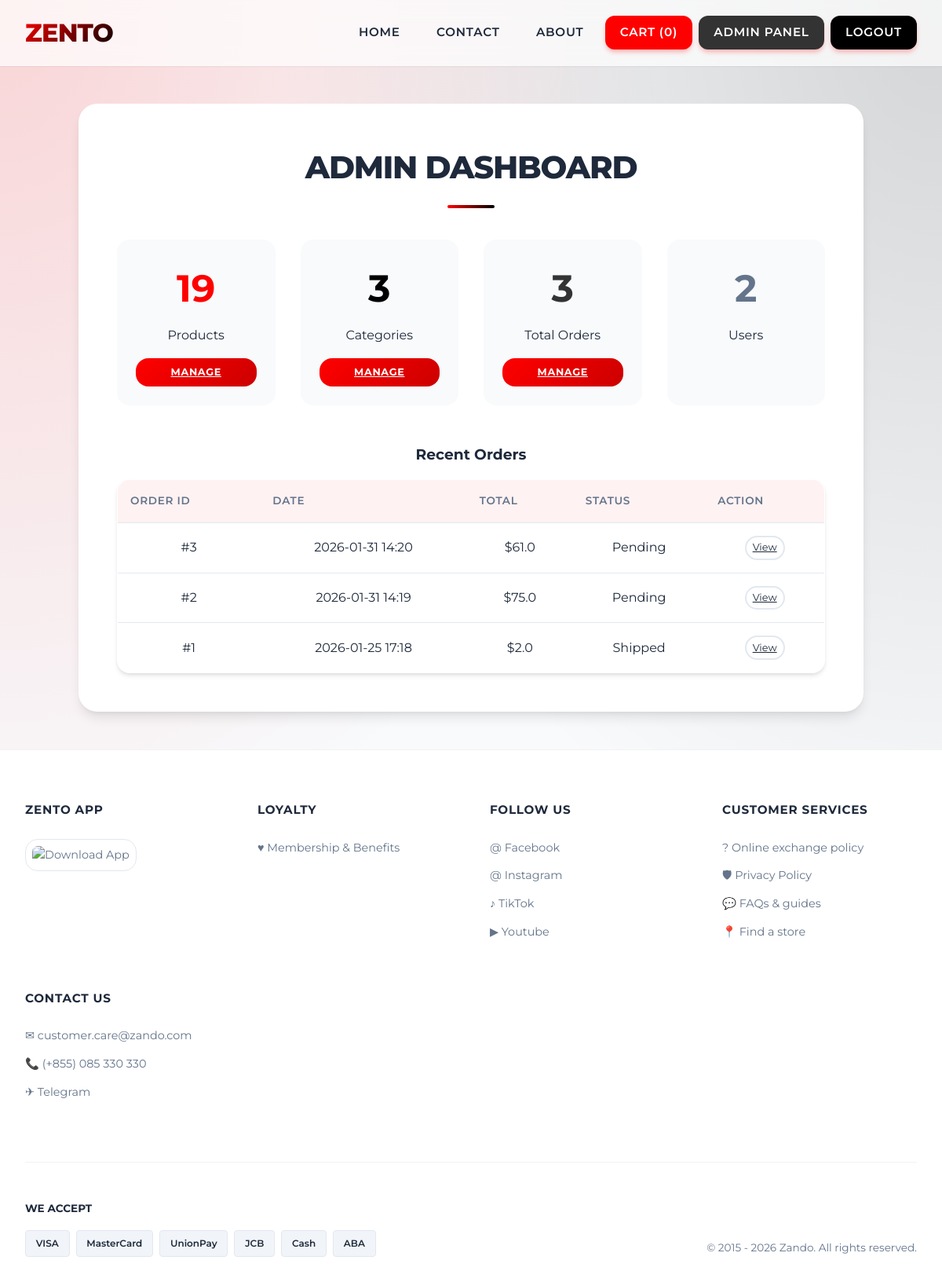
The page /admin/ (signed in) on the database its author committed.
### models.py (models this page shows)
class Order(db.Model):
    id = db.Column(db.Integer, primary_key=True)
    user_id = db.Column(db.Integer, db.ForeignKey('user.id'), nullable=False)
    date_ordered = db.Column(db.DateTime, nullable=False, default=db.func.current_timestamp())
    total_price = db.Column(db.Float, nullable=False)
    status = db.Column(db.String(20), default='Pending')
    user = db.relationship('User', backref=db.backref('orders', lazy=True))
    items = db.relationship('OrderItem', backref='order', lazy=True)

### admin/routes.py (the view)
@bp.route('/')
def dashboard():
    product_count = Product.query.count()
    category_count = Category.query.count()
    order_count = Order.query.count()
    user_count = User.query.count()
    recent_orders = Order.query.order_by(Order.date_ordered.desc()).limit(5).all()
    return render_template('admin/dashboard.html',
                           product_count=product_count,
                           category_count=category_count,
                           order_count=order_count,
                           user_count=user_count,
                           recent_orders=recent_orders)

### admin/routes.py (called while the page is built)
@bp.before_request
@login_required
def require_admin():
    if not current_user.is_admin:
        flash('Access denied. Admin privileges required.')
        return redirect(url_for('main.home'))

### models.py (called while the page is built)
@login_manager.user_loader
def load_user(user_id):
    return User.query.get(int(user_id))

### templates/admin/dashboard.html (shortened to what this page needs)
{% extends "master.html" %}
{% block content %}
<div class="result-card" style="max-width: 1000px;">
    <h2>Admin Dashboard</h2>
    <div
        style="display: grid; grid-template-columns: repeat(auto-fit, minmax(200px, 1fr)); gap: 2rem; margin-bottom: 3rem;">
        <div
            style="background: var(--background); padding: 1.5rem; border-radius: var(--radius-lg); text-align: center;">
            <h3 style="font-size: 3rem; color: var(--primary); margin-bottom: 0.5rem;">{{ product_count }}</h3>
            <p>Products</p>
            <a href="{{ url_for('admin.products') }}" class="btn-primary"
                style="margin-top: 1rem; font-size: 0.8rem; padding: 0.5rem 1rem;">Manage</a>
        </div>
        <div
            style="background: var(--background); padding: 1.5rem; border-radius: var(--radius-lg); text-align: center;">
            <h3 style="font-size: 3rem; color: var(--secondary); margin-bottom: 0.5rem;">{{ category_count }}</h3>
            <p>Categories</p>
            <a href="{{ url_for('admin.categories') }}" class="btn-primary"
                style="margin-top: 1rem; font-size: 0.8rem; padding: 0.5rem 1rem;">Manage</a>
        </div>
        <div
            style="background: var(--background); padding: 1.5rem; border-radius: var(--radius-lg); text-align: center;">
            <h3 style="font-size: 3rem; color: var(--accent); margin-bottom: 0.5rem;">{{ order_count }}</h3>
            <p>Total Orders</p>
            <a href="{{ url_for('admin.orders') }}" class="btn-primary"
                style="margin-top: 1rem; font-size: 0.8rem; padding: 0.5rem 1rem;">Manage</a>
        </div>
        <div
            style="background: var(--background); padding: 1.5rem; border-radius: var(--radius-lg); text-align: center;">
            <h3 style="font-size: 3rem; color: var(--text-light); margin-bottom: 0.5rem;">{{ user_count }}</h3>
            <p>Users</p>
        </div>
    </div>
    <h3>Recent Orders</h3>
    <table>
        <thead>
            <tr>
                <th>Order ID</th>
                <th>Date</th>
                <th>Total</th>
                <th>Status</th>
                <th>Action</th>
            </tr>
        </thead>
        <tbody>
            {% for order in recent_orders %}
            <tr>
                <td>#{{ order.id }}</td>
                <td>{{ order.date_ordered.strftime('%Y-%m-%d %H:%M') }}</td>
                <td>${{ order.total_price }}</td>
                <td>{{ order.status }}</td>
                <td><a href="{{ url_for('admin.order_details', id=order.id) }}" class="btn-secondary"
                        style="padding: 0.2rem 0.5rem; font-size: 0.8rem;">View</a></td>
            </tr>
            {% else %}
            <tr>
                <td colspan="5">No orders found.</td>
            </tr>
            {% endfor %}
        </tbody>
    </table>
</div>
{% endblock %}

### static/style.css (style rules this page uses)
:root { --primary: #ff0000; --primary-dark: #cc0000; --secondary: #000000; --accent: #333333; --background: #f8fafc; --surface: #ffffff; --text-main: #1e293b; --text-light: #64748b; --success: #10b981; --error: #ef4444; --glass: rgba(255, 255, 255, 0.7); --glass-border: rgba(255, 255, 255, 0.5); --shadow-sm: 0 1px 2px 0 rgba(0, 0, 0, 0.05); --shadow-md: 0 4px 6px -1px rgba(0, 0, 0, 0.1), 0 2px 4px -1px rgba(0, 0, 0, 0.06); --shadow-lg: 0 10px 15px -3px rgba(0, 0, 0, 0.1), 0 4px 6px -2px rgba(0, 0, 0, 0.05); --radius-lg: 1rem; --radius-xl: 1.5rem; }
* { margin: 0; padding: 0; box-sizing: border-box; }
body { font-family: 'Montserrat', sans-serif; line-height: 1.6; color: var(--text-main); background-color: var(--background); background-image: radial-gradient(at 0% 0%, rgba(255, 0, 0, 0.15) 0px, transparent 50%), radial-gradient(at 100% 0%, rgba(0, 0, 0, 0.15) 0px, transparent 50%); background-attachment: fixed; min-height: 100vh; display: flex; flex-direction: column; }
h2 { font-size: 2.5rem; font-weight: 800; text-transform: uppercase; margin-bottom: 2.5rem; text-align: center; color: var(--text-main); letter-spacing: -0.03em; position: relative; display: inline-block; width: 100%; }
h2::after { content: ''; display: block; width: 60px; height: 4px; background: linear-gradient(90deg, var(--primary), var(--secondary)); margin: 1rem auto 0; border-radius: 2px; }
.btn-primary { display: inline-block; background: linear-gradient(135deg, var(--primary) 0%, var(--primary-dark) 100%); color: white; padding: 0.8rem 2rem; border: none; border-radius: var(--radius-lg); border-radius: var(--radius-lg); font-weight: 700; text-transform: uppercase; letter-spacing: 0.05em; font-size: 0.9rem; cursor: pointer; transition: all 0.3s ease; width: 100%; text-align: center; }
.result-card { max-width: 600px; margin: 0 auto; background: var(--surface); padding: 3rem; border-radius: var(--radius-xl); box-shadow: var(--shadow-lg); text-align: center; border: 1px solid rgba(255, 255, 255, 0.5); }
.btn-secondary { display: inline-block; background: white; color: var(--text-main); padding: 0.8rem 2rem; border: 2px solid #e2e8f0; border-radius: var(--radius-lg); }
table { width: 100%; border-collapse: separate; border-spacing: 0; margin-top: 1rem; background: var(--surface); border-radius: var(--radius-lg); overflow: hidden; box-shadow: var(--shadow-md); border: 1px solid rgba(255, 255, 255, 0.5); }
th { background: rgba(255, 0, 0, 0.05); padding: 1rem; text-align: left; font-weight: 600; color: var(--text-light); text-transform: uppercase; font-size: 0.85rem; letter-spacing: 0.05em; border-bottom: 1px solid #e2e8f0; }
td { padding: 1rem; border-bottom: 1px solid #e2e8f0; color: var(--text-main); vertical-align: middle; }
tr:last-child td { border-bottom: none; }

### rows shown on the page
Order: id "3", date_ordered "2026-01-31 14:20", total_price "61.0", status "Pending"
Order: id "2", date_ordered "2026-01-31 14:19", total_price "75.0", status "Pending"
Order: id "1", date_ordered "2026-01-25 17:18", total_price "2.0", status "Shipped"

### other values the page prints
{{ cart_count }} "0"
{{ product_count }} "19"
{{ category_count }} "3"
{{ order_count }} "3"
{{ user_count }} "2"
